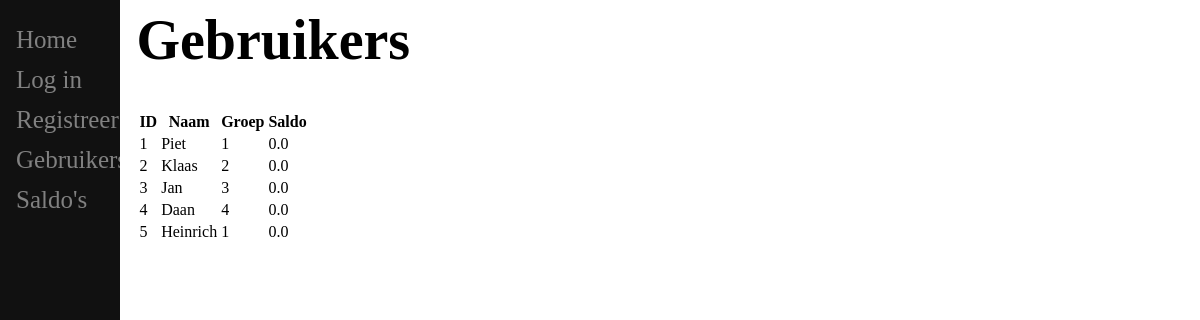
Screenshot of /users with the database file from the repository.
### app/models.py (models this page shows, shortened)
class User(db.Model):
    id = db.Column(db.Integer, primary_key=True)
    name = db.Column(db.String(64), index=True)
    usergroup_id = db.Column(db.Integer, db.ForeignKey('usergroup.id'))
    balance = db.Column(db.Float, default=0)
    upgrades = db.relationship('Upgrade', backref='author', lazy='dynamic')
    purchases = db.relationship('Purchase', backref='author', lazy='dynamic')

### app/routes.py (the view)
@app.route('/users')
def users():
    return render_template('users.html', title='Gebruikers', User=User)

### app/templates/users.html
{% extends "base.html" %}
{% block content %}
    <h1>Gebruikers</h1>
    <table>
        <tr>
            <th>ID</th>
            <th>Naam</th>
            <th>Groep</th>
            <th>Saldo</th>
        </tr>
        {% for u in User.query.all() %}
        <tr>
            <td>{{ u.id }}</td>
            <td>{{ u.name }}</td>
            <td>{{ u.usergroup_id }}</td>
            <td>{{ u.balance }}</td>
        </tr>
        {% endfor %}
    </table>
{% endblock %}

### rows the page displays
User: id "1", name "Piet", usergroup_id "1", balance "0.0"
User: id "2", name "Klaas", usergroup_id "2", balance "0.0"
User: id "3", name "Jan", usergroup_id "3", balance "0.0"
User: id "4", name "Daan", usergroup_id "4", balance "0.0"
User: id "5", name "Heinrich", usergroup_id "1", balance "0.0"
